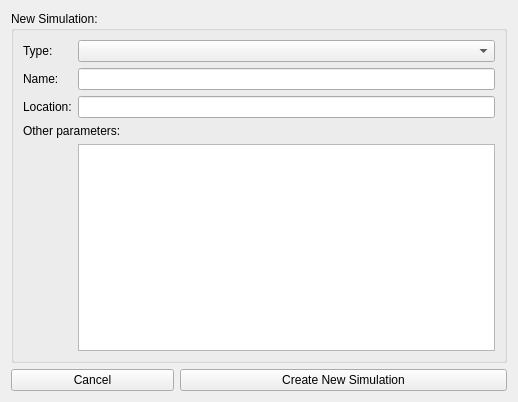
<?xml version="1.0" encoding="UTF-8"?>
<ui version="4.0">
 <class>CWE04a</class>
 <widget class="QWidget" name="CWE04a">
  <property name="geometry">
   <rect>
    <x>0</x>
    <y>0</y>
    <width>518</width>
    <height>402</height>
   </rect>
  </property>
  <property name="windowTitle">
   <string>Form</string>
  </property>
  <layout class="QGridLayout" name="gridLayout">
   <item row="1" column="0">
    <widget class="QPushButton" name="pb_cancel">
     <property name="sizePolicy">
      <sizepolicy hsizetype="Minimum" vsizetype="Fixed">
       <horstretch>1</horstretch>
       <verstretch>0</verstretch>
      </sizepolicy>
     </property>
     <property name="text">
      <string>Cancel</string>
     </property>
     <property name="flat">
      <bool>false</bool>
     </property>
    </widget>
   </item>
   <item row="1" column="1">
    <widget class="QPushButton" name="pb_createNewSimulation">
     <property name="sizePolicy">
      <sizepolicy hsizetype="Minimum" vsizetype="Fixed">
       <horstretch>2</horstretch>
       <verstretch>0</verstretch>
      </sizepolicy>
     </property>
     <property name="text">
      <string>Create New Simulation</string>
     </property>
    </widget>
   </item>
   <item row="0" column="0" colspan="2">
    <widget class="QGroupBox" name="groupBox">
     <property name="title">
      <string>New Simulation:</string>
     </property>
     <layout class="QGridLayout" name="gridLayout_2">
      <item row="2" column="1">
       <widget class="QLineEdit" name="lnEd_Location"/>
      </item>
      <item row="0" column="0">
       <widget class="QLabel" name="label">
        <property name="text">
         <string>Type:</string>
        </property>
       </widget>
      </item>
      <item row="1" column="1">
       <widget class="QLineEdit" name="lnEd_Name"/>
      </item>
      <item row="0" column="1">
       <widget class="QComboBox" name="cbx_Type"/>
      </item>
      <item row="1" column="0">
       <widget class="QLabel" name="label_2">
        <property name="text">
         <string>Name:</string>
        </property>
       </widget>
      </item>
      <item row="2" column="0">
       <widget class="QLabel" name="label_3">
        <property name="text">
         <string>Location:</string>
        </property>
       </widget>
      </item>
      <item row="4" column="1">
       <widget class="QTableWidget" name="tble_Parameters"/>
      </item>
      <item row="3" column="0" colspan="2">
       <widget class="QLabel" name="label_4">
        <property name="text">
         <string>Other parameters:</string>
        </property>
       </widget>
      </item>
     </layout>
    </widget>
   </item>
  </layout>
 </widget>
 <resources/>
 <connections/>
</ui>
